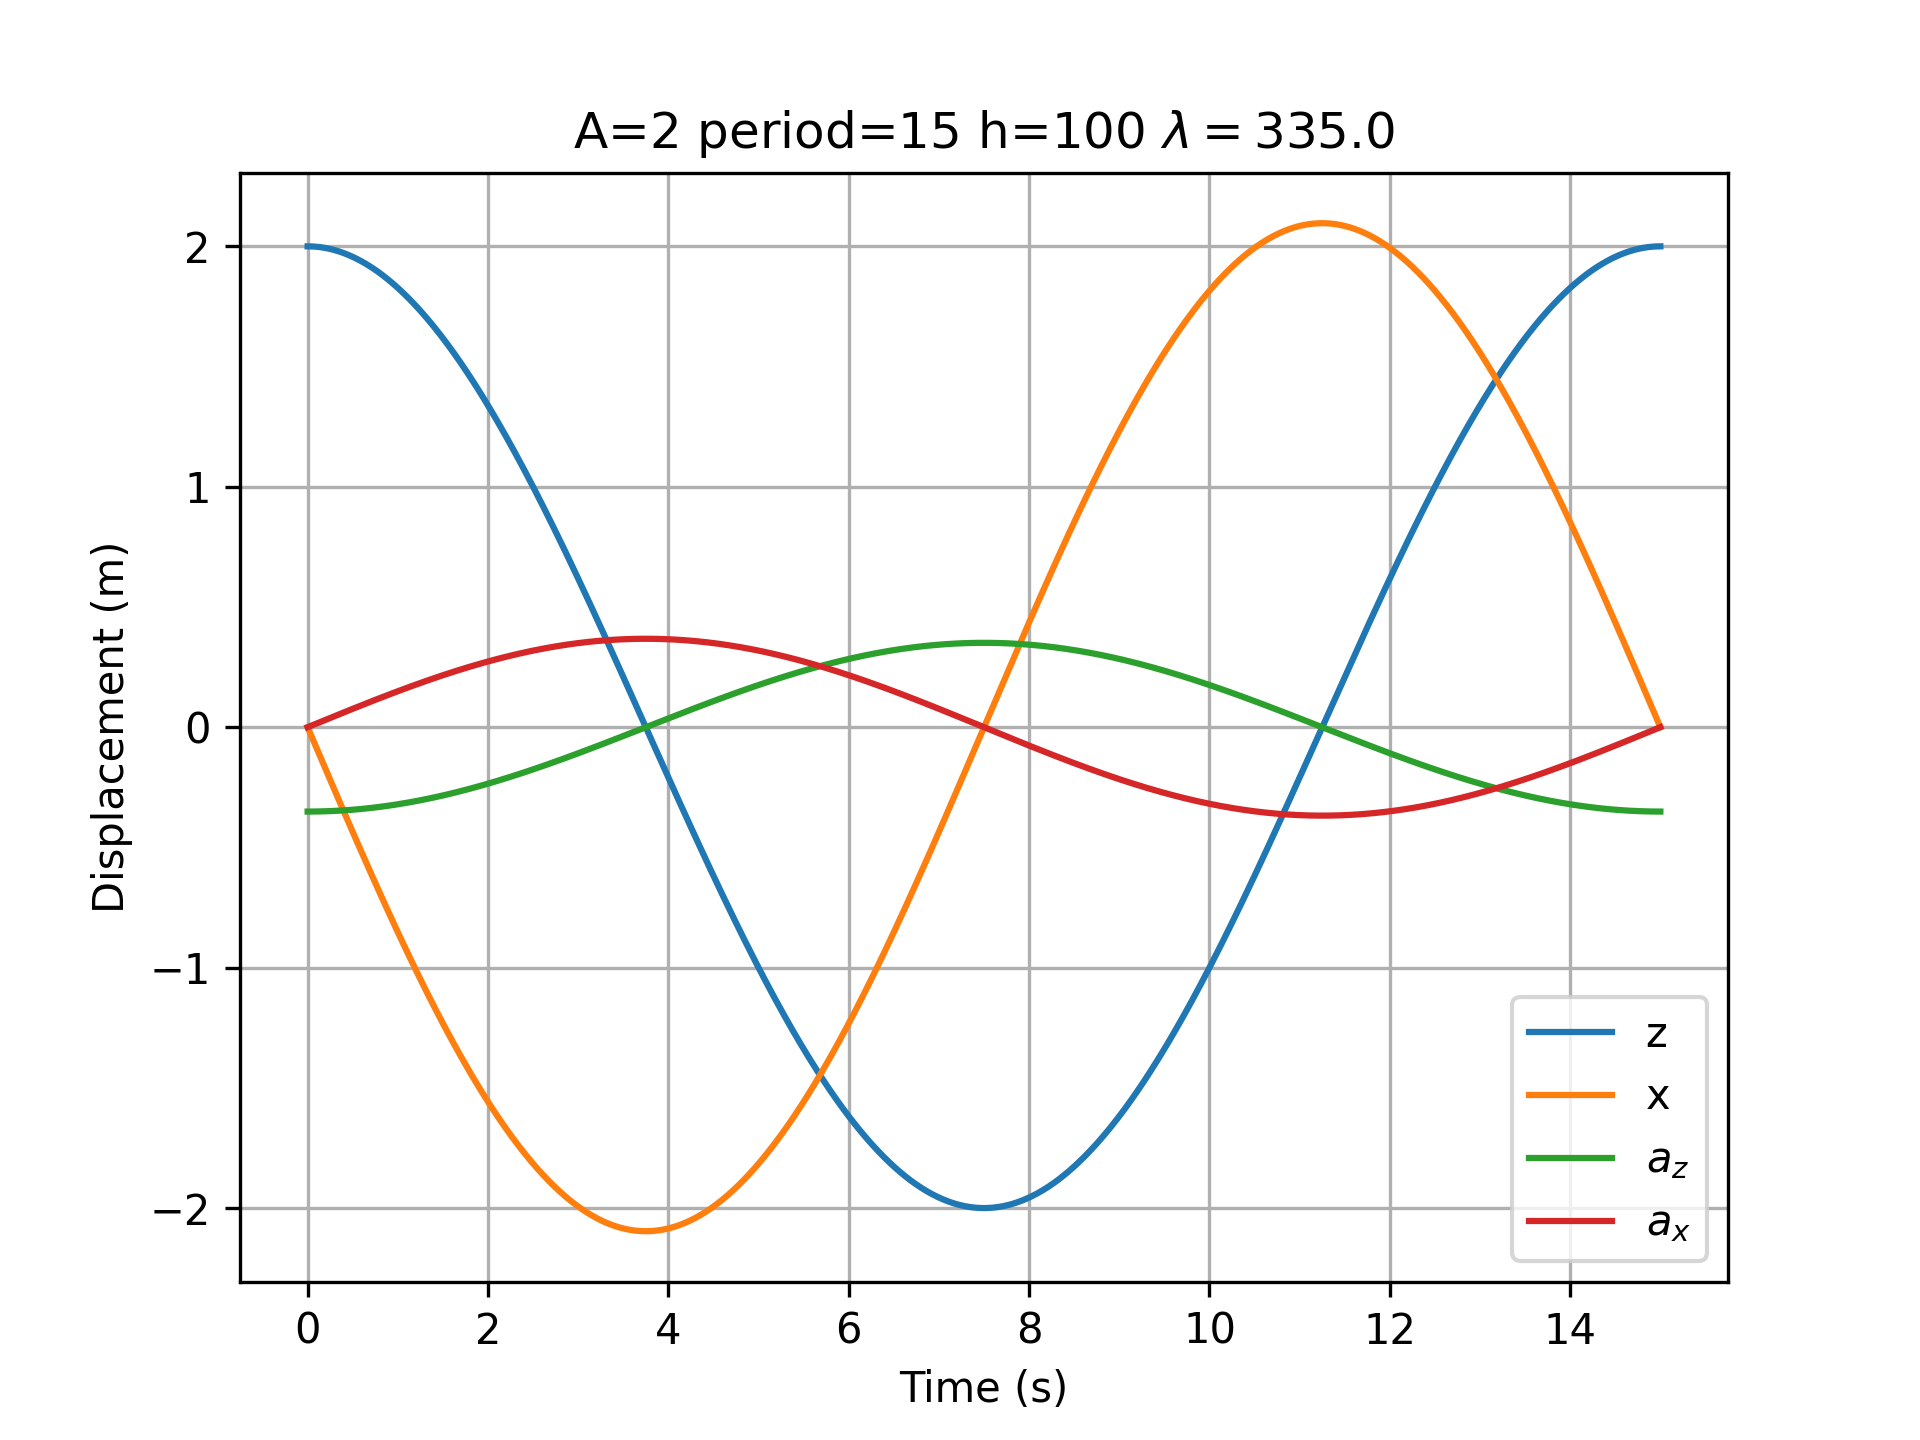

This figure's Python source:
#! /usr/bin/env python3 #
#
# Horizontal wave motion
#
# http://web.mit.edu/13.021/demos/lectures/lecture19.pdf
#
# Nov-2021, Pat Welch, pat@mousebrains.com

import argparse
import sys
import os.path
import numpy as np
import matplotlib.pyplot as plt
from WaveLength import waveLength

parser = argparse.ArgumentParser()
parser.add_argument("--depth", type=float, default=100, help="Water depth (m)")
parser.add_argument("--period", type=float, default=15, help="Wave period (s)")
parser.add_argument("--amplitude", type=float, default=2, help="Wave amplitude (m)")
parser.add_argument("--dpi", type=int, default=300, help="Figure pixels/inch")
parser.add_argument("--save", action="store_true", help="Should output PNG be saved?")
args = parser.parse_args()

(fn, _) = os.path.splitext(os.path.basename(sys.argv[0]))

depth = args.depth
period = args.period
amplitude = args.amplitude

L = waveLength(depth, period)
k = 2 * np.pi / L

omega = 2 * np.pi / period

t = np.linspace(0, period, 1000)
z = amplitude * np.cos(-omega * t)
zA = -amplitude * omega * omega * np.cos(-omega * t)

x = amplitude / np.tanh(k * depth) * np.sin(-omega * t)
xA = -amplitude * omega * omega / np.tanh(k * depth) * np.sin(-omega * t)

fig, ax = plt.subplots()
tits = []
ax.plot(t, z, '-')
ax.plot(t, x, '-')
ax.plot(t, zA, '-')
ax.plot(t, xA, '-')
ax.grid()
ax.set_xlabel("Time (s)")
ax.set_ylabel("Displacement (m)")
ax.legend(("z", "x", "$a_z$", "$a_x$"))
ax.set_title(f"A={amplitude} period={period} h={depth} $\lambda={L:.1f}$")

if args.save:
    ofn = fn + ".png"
    print("Saving to", ofn)
    plt.savefig(ofn, dpi=args.dpi)

if not args.save: # Plot to screen
    print("Close plot to exit")
    plt.show()
